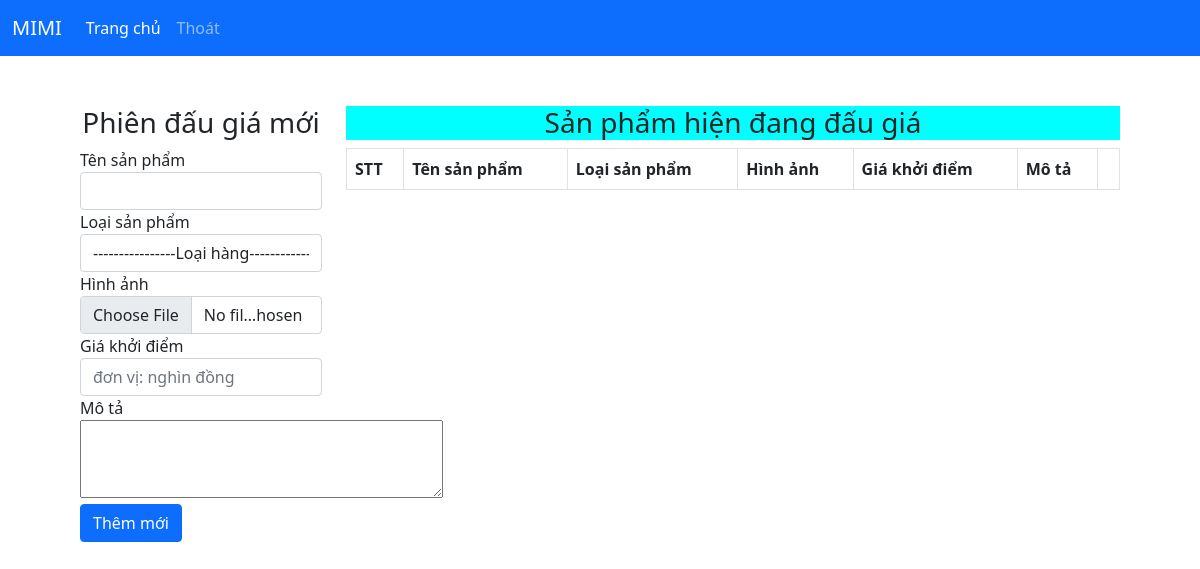
The app's page /admin/manage-auction/index.php, older data.
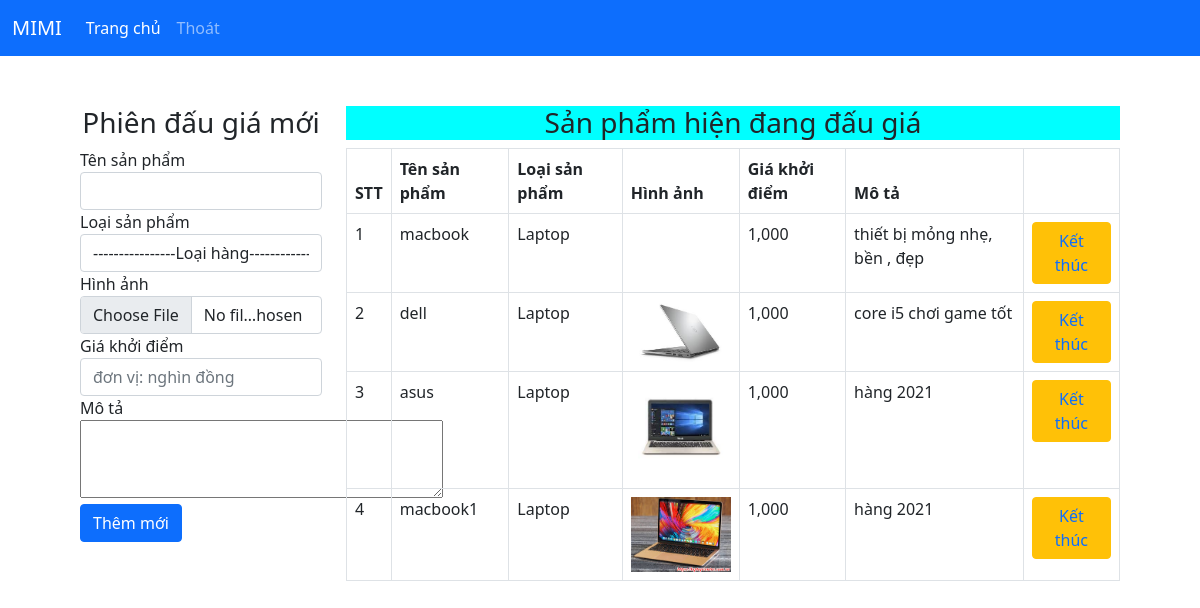
The same page, newer data.
### tables this page shows
CREATE TABLE `phiendaugia` (
  `MaPhien` int(11) NOT NULL,
  `TenSP` varchar(11) DEFAULT NULL,
  `HinhAnh` text DEFAULT NULL,
  `MaLoaiSP` int(11) DEFAULT NULL,
  `GiaKĐ` int(50) DEFAULT NULL,
  `MoTaSP` text DEFAULT NULL,
  `Id` int(11) NOT NULL
);

CREATE TABLE `loaisp` (
  `MaLoaiSP` int(11) NOT NULL,
  `TenLoaiSP` varchar(99) NOT NULL
);

### admin/manage-auction/index.php (the view, shortened to what this page needs)
<?php
include '../bridge/menu.php';
$layra = mysqli_query($conn, "SELECT phiendaugia.*, loaisp.TenLoaiSP FROM phiendaugia JOIN loaisp ON phiendaugia.MaLoaiSP = loaisp.MaLoaiSP");
?>
<body>
    <div class="container" style="padding:50px">
        <div class="row">
            <div class="col-md-3">
                <div class="panel panel-info">
                    <div class="panel-heading">
                        <h3 class="panel-title  text-center">Phiên đấu giá mới</h3>
                    </div>
                    <div class="panel-body">
                        <form action="process-add-auction.php" method="POST" enctype="multipart/form-data">
                            <div class="form-group">
                                <label>Tên sản phẩm</label>
                                <input type="text" class="form-control" name="pname">
                            </div>
                            <div class="form-group">
                                <label for="">Loại sản phẩm</label>
                                <select name="loaisp" class="form-control">
                                    <option value="">----------------Loại hàng----------------</option>
                                </select>
                            </div>
                            <div class="form-group">
                                <label for="">Hình ảnh</label>
                                <input type="file" class="form-control" name="image">
                            </div>
                            <div class="form-group">
                                <label for="">Giá khởi điểm</label>
                                <input type="text" class="form-control" name="gia" placeholder="đơn vị: nghìn đồng">
                            </div>
                            <div class="form-group align-text-top">
                                <label for="">Mô tả</label>
                                <br>
                                <textarea name="mota" id="" cols="37" rows="3"></textarea>
                            </div>
                            <div class="form-group">
                                <button type="submit" name="btthem" class="btn btn-primary">Thêm mới</button>
                            </div>
                        </form>
                    </div>
                </div>
            </div>
            <div class="col-md-9">
                <div class="panel panel-info">
                    <div class="panel-heading">
                        <h3 class="panel-titel text-center" style="background-color: aqua;">Sản phẩm hiện đang đấu giá</h3>
                    </div>
                    <div class="panel-body">
                        <table class="table table-bordered table-hover">
                            <thead>
                                <tr>
                                    <th>STT</th>
                                    <th>Tên sản phẩm</th>
                                    <th>Loại sản phẩm</th>
                                    <th>Hình ảnh</th>
                                    <th>Giá khởi điểm</th>
                                    <th>Mô tả</th>
                                    <th></th>
                                </tr>
                            </thead>
                            <tbody>
                                <?php foreach ($layra as $key => $value) { ?>
                                    <tr>
                                        <td><?php echo $key + 1 ?></td>
                                        <td><?php echo $value['TenSP'] ?></td>
                                        <td><?php echo $value['TenLoaiSP'] ?></td>
                                        <td><img src="../<?php echo $value['HinhAnh'] ?>" alt="" width="100px" ></td>
                                        <td><?php echo number_format($value['GiaKĐ'])  ?></td>
                                        <td><?php echo $value['MoTaSP'] ?></td>
                                        <td>
                                            <button class="btn btn-warning ">
                                                <a onclick="return Del('<?php echo $value['TenSP']; ?>')" style=" text-decoration: none" href="delete-auction.php?id=<?php echo $value['MaPhien']; ?>"><i class="bi bi-calendar-x"></i>Kết thúc</a>
                                            </button>
                                        </td>
                                    </tr>
                                <?php }
                                ?>
                            </tbody>
                        </table>
                    </div>
                </div>
            </div>
        </div>
    </div>
</body>
</html>

### admin/bridge/menu.php (shortened to what this page needs)
<!DOCTYPE html>
<html lang="en">
<head>
    <link href="https://cdn.jsdelivr.net/npm/bootstrap@5.0.2/dist/css/bootstrap.min.css" rel="stylesheet">
    <link rel="stylesheet" href="https://pro.fontawesome.com/releases/v5.10.0/css/all.css" />
</head>
<body>
<nav class="navbar navbar-expand-lg navbar-dark bg-primary">
        <div class="container-fluid">
            <a class="navbar-brand" href="#">MIMI</a>
            <div class="collapse navbar-collapse" id="navbarSupportedContent">
                <ul class="navbar-nav me-auto mb-2 mb-lg-0">
                    <li class="nav-item">
                        <a class="nav-link active" aria-current="page" href="../index.php">Trang chủ</a>
                    </li>
                    <li class="nav-item">
                        <a class="nav-link" href="log-out.php">Thoát</a>
                    </li>
                </ul>
            </div>
        </div>
    </nav>
</body>
</html>

Row changes from the older to the newer data that the page shows:
added phiendaugia: TenSP "macbook", MaLoaiSP.TenLoaiSP "Laptop", GiaKĐ "1,000", MoTaSP "thiết bị mỏng nhẹ, bền , đẹp"
added phiendaugia: TenSP "dell", MaLoaiSP.TenLoaiSP "Laptop", HinhAnh (picture), GiaKĐ "1,000", MoTaSP "core i5 chơi game tốt"
added phiendaugia: TenSP "asus", MaLoaiSP.TenLoaiSP "Laptop", HinhAnh (picture), GiaKĐ "1,000", MoTaSP "hàng 2021"
added phiendaugia: TenSP "macbook1", MaLoaiSP.TenLoaiSP "Laptop", HinhAnh (picture), GiaKĐ "1,000", MoTaSP "hàng 2021"
